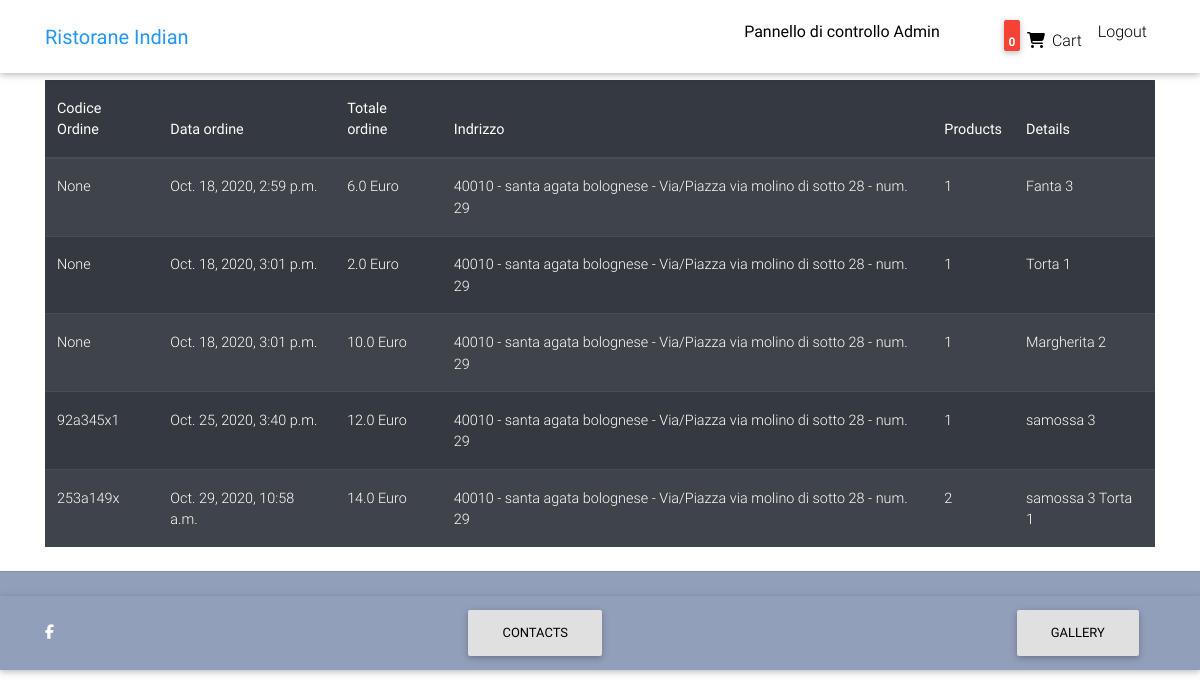
Screenshot of /Myorder (signed in) with the database file from the repository.
### utente/models.py (models this page shows, shortened)
class User(AbstractBaseUser):
    username=models.CharField(_('username'), max_length=30, blank=True)
    email = models.EmailField(
        verbose_name=_('email address'), max_length=255, unique=True
    )
    first_name = models.CharField(_('first name'), max_length=30, blank=True)
    last_name = models.CharField(_('last name'), max_length=150, blank=True)
    is_active = models.BooleanField(default=True)
    staff = models.BooleanField(default=False)  # a admin utente; non super-utente
    admin = models.BooleanField(default=False)  # a superuser
    is_restaurateur = models.BooleanField(default=False)
    date_joined = models.DateTimeField(
        _('date joined'), default=timezone.now
    )
    objects = UserManager()
    USERNAME_FIELD = 'email'
    REQUIRED_FIELDS = ['first_name', 'last_name']
    @property
    def is_admin_p(self):
        return self.admin

### core/models.py (models this page shows, shortened)
class Order(models.Model):
    user = models.ForeignKey(settings.AUTH_USER_MODEL,
                             on_delete=models.CASCADE)
    ref_code = models.CharField(max_length=20, blank=True, null=True)
    items = models.ManyToManyField(OrderItem)
    start_date = models.DateTimeField(auto_now_add=True)
    ordered_date = models.DateTimeField()
    ordered = models.BooleanField(default=False)
    shipping_address = models.ForeignKey('Address', related_name='shipping_address', on_delete=models.SET_NULL,
                                         blank=True, null=True)
    payment = models.ForeignKey(
        'Payment', on_delete=models.SET_NULL, blank=True, null=True)
    confirmOrder = models.BooleanField(default=False)
    def get_total(self):
        total = 0
        for order_item in self.items.all():
            total += order_item.get_final_price()
        return total
    def getitems(self):
        total = " "
        for order_item in self.items.all():
            total +=( order_item.get_name() + " " +str(order_item.quantity))+ " "
        return total

class OrderItem(models.Model):
    user = models.ForeignKey(settings.AUTH_USER_MODEL,
                             on_delete=models.CASCADE)
    ordered = models.BooleanField(default=False)
    item = models.ForeignKey(Item, on_delete=models.CASCADE)
    quantity = models.IntegerField(default=1)
    def get_total_item_price(self):
        return self.quantity * self.item.price
    def get_total_discount_item_price(self):
        return self.quantity * self.item.discount_price
    def get_name(self):
        return self.item.title
    def get_final_price(self):
        if self.item.discount_price:
            return self.get_total_discount_item_price()
        return self.get_total_item_price()

class Item(models.Model):
    title = models.CharField(max_length=100)
    price = models.FloatField()
    discount_price = models.FloatField(blank=True, null=True)
    category = models.CharField(choices=CATEGORY_CHOICES, max_length=2)
    label = models.CharField(choices=LABEL_CHOICES, max_length=1)
    slug = models.SlugField()
    description = models.TextField()
    image = models.ImageField()
    rank = models.ManyToManyField(Reviews, null=True)

class Address(models.Model):
    user = models.ForeignKey(User, on_delete=models.CASCADE, null=True)
    cap = models.CharField(max_length=5)
    città = models.CharField(max_length=50)
    via = models.CharField(max_length=50)
    n_civico = models.CharField(max_length=10)
    piano = models.CharField(max_length=30, blank=True)
    address_type = models.CharField(max_length=1, choices=ADDRESS_CHOICES)
    default = models.BooleanField(default=False)
    def __str__(self):
        return f'{self.cap} - {self.città} - Via/Piazza {self.via} - num. {self.n_civico}'
    class Meta:
        verbose_name_plural = 'Addresses'

### core/views.py (the view)
# urls.py: path('Myorder', views.MyorderConf, name='Myorder'),
@login_required(login_url='/login')
def MyorderConf(request):
    norder = Order.objects.filter(user = request.user)
    context = {'norder' : norder}
    return render(request, 'myorder.html', context)

### core/templatetags/cart_template_tags.py (called while the page is built)
@register.filter
def cart_item_count(user):
    if user.is_authenticated:
        qs = Order.objects.filter(user=user, ordered=False)
        if qs.exists():
            return qs[0].items.count()
    return 0

### templates/myorder.html (shortened to what this page needs)
{% extends 'base.html' %}#
{% load static %}
{% load crispy_forms_tags %}
{% block content %}
    <div class="container">
        <table class="table table-striped table-dark">
            <thead>
            <tr>
                <th scope="col">Codice Ordine</th>
                <th scope="col">Data ordine</th>
                <th scope="col">Totale ordine</th>
                <th scope="col">Indrizzo</th>
                <th scope="col">Products</th>
                <th scope="col">Details</th>
            </tr>
            </thead>
            <tbody>
            {% for item in norder %}
                <tr>
                    <td> {{ item.ref_code }}</td>
                    <td> {{ item.ordered_date }}</td>
                    <h3><td> {{ item.get_total }} Euro</td> </h3>
                    <td> {{ item.shipping_address }}</td>
                     <td> {{ item.items.count }}</td>
                     <td> {{ item.getitems }}</td>
                </tr>
            {% endfor %}
            </tbody>
        </table>
    </div>
{% endblock %}

### templates/navbar.html (shortened to what this page needs)
{% load cart_template_tags %}
<nav class="navbar fixed-top navbar-expand-lg navbar-light white scrolling-navbar">
    <div class="container">
        <a class="navbar-brand waves-effect my-2-5 " href="/">
            <strong class="blue-text">Ristorane Indian</strong>
        </a>
        <div class="collapse navbar-collapse" id="navbarSupportedContent">
            <ul class="navbar-nav nav-flex-icons">
                {% if user.is_authenticated %}
                    {% if user.is_restaurateur %}
                        {% block table_after %}
                            {% if user.is_authenticated %}
                                <a class="btn btn-primary" href="{% url 'core:profile' %}"><i class='fas fa-plus mr-1'></i>Gestione Prenotazione</a>
                                <a class="btn btn-primary" href="{% url 'core:item-add' %}"><i class='fas fa-plus mr-1'></i>Aggiungi Prodotto</a>
                                <a class="btn btn-primary" href="{% url 'core:order-conf' %}"><i class='fas fa-plus mr-1'></i>Gestione</a>
                                <a class="btn btn-primary" href="/admin" id="id_btn_home"><b>Pannello di controllo Proopetario </b></a>
                            {% endif %}
                        {% endblock %}
                    {% elif user.is_admin_p %}
                        <li class="nav-item ">
                            <a class="nav-link waves-effect" href="/admin" id="id_btn_home"><b>Pannello di controllo Admin</b></a>
                        </li>
                    {% endif %}
                {% endif %}
                {% if request.user.is_authenticated %}
                    {% if user.is_restaurateur %}
                          <li class="nav-item">
                        <a class="nav-link waves-effect pb-3 " href="{% url 'core:logout' %}">
                            <span class="clearfix d-none d-sm-inline-block pt-md-3"> Logout </span>
                        </a>
                    </li>
                          {% else %}
                        <li class="nav-item pl-5">
                        <a href="{% url 'core:order-summary' %}" class="nav-link waves-effect">
                            <span class="badge red z-depth-1 pt-md-3 "> {{ request.user|cart_item_count }} </span>
                            <i class="fas fa-shopping-cart"></i>
                            <span class="clearfix d-none d-sm-inline-block"> Cart </span>
                        </a>
                    </li>
                    <li class="nav-item">
                        <a class="nav-link waves-effect pb-lg-3-3 " href="{% url 'core:logout' %}">
                            <span class="clearfix d-none d-sm-inline-block "> Logout </span>
                        </a>
                    </li>
                      {% endif %}
                {% endif %}
            </ul>
        </div>
    </div>
</nav>

### templates/base.html (style rules this page uses)
html, body, .carousel { height: 60vh; }
@media (max-width: 1740px) { html, body, .carousel { height: 100vh; } }
body { background-image: url('https://www.pavillondesrives.ch/wp-content/uploads/2017/06/DJI_0018c.jpg '); }
@media (min-width: 800px) and (max-width: 1850px) { html, body, .carousel { height: 100vh; } }

### rows the page displays
User: user|cart_item_count "0"
Order: ref_code "None", ordered_date "Oct. 18, 2020, 2:59 p.m.", get_total "6.0", shipping_address "40010 - santa agata bolognese - Via/Piazza via molino di sotto 28 - num. 29", items.count "1", getitems "Fanta 3"
Order: ref_code "None", ordered_date "Oct. 18, 2020, 3:01 p.m.", get_total "2.0", shipping_address "40010 - santa agata bolognese - Via/Piazza via molino di sotto 28 - num. 29", items.count "1", getitems "Torta 1"
Order: ref_code "None", ordered_date "Oct. 18, 2020, 3:01 p.m.", get_total "10.0", shipping_address "40010 - santa agata bolognese - Via/Piazza via molino di sotto 28 - num. 29", items.count "1", getitems "Margherita 2"
Order: ref_code "92a345x1", ordered_date "Oct. 25, 2020, 3:40 p.m.", get_total "12.0", shipping_address "40010 - santa agata bolognese - Via/Piazza via molino di sotto 28 - num. 29", items.count "1", getitems "samossa 3"
Order: ref_code "253a149x", ordered_date "Oct. 29, 2020, 10:58 a.m.", get_total "14.0", shipping_address "40010 - santa agata bolognese - Via/Piazza via molino di sotto 28 - num. 29", items.count "2", getitems "samossa 3 Torta 1"
